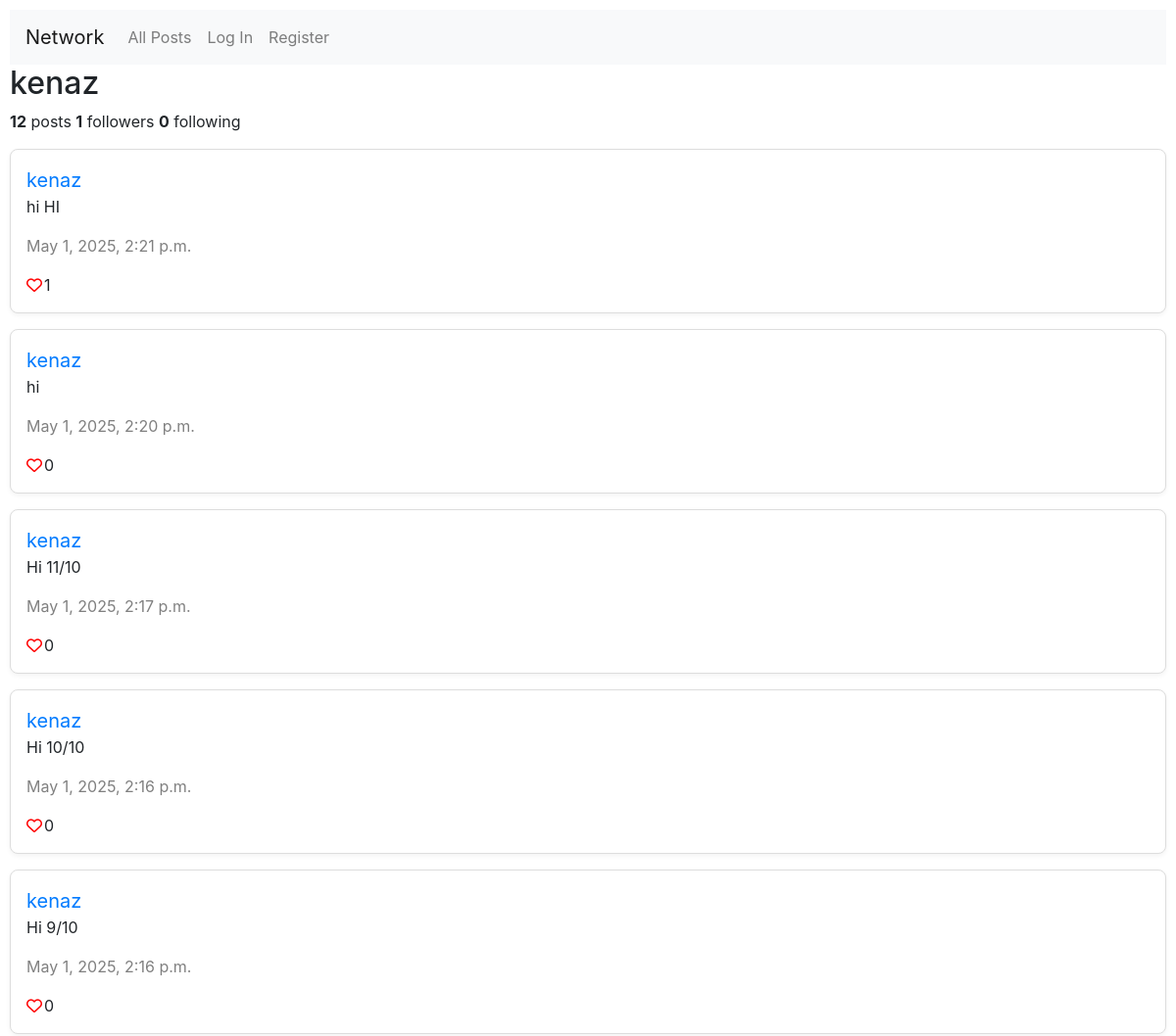
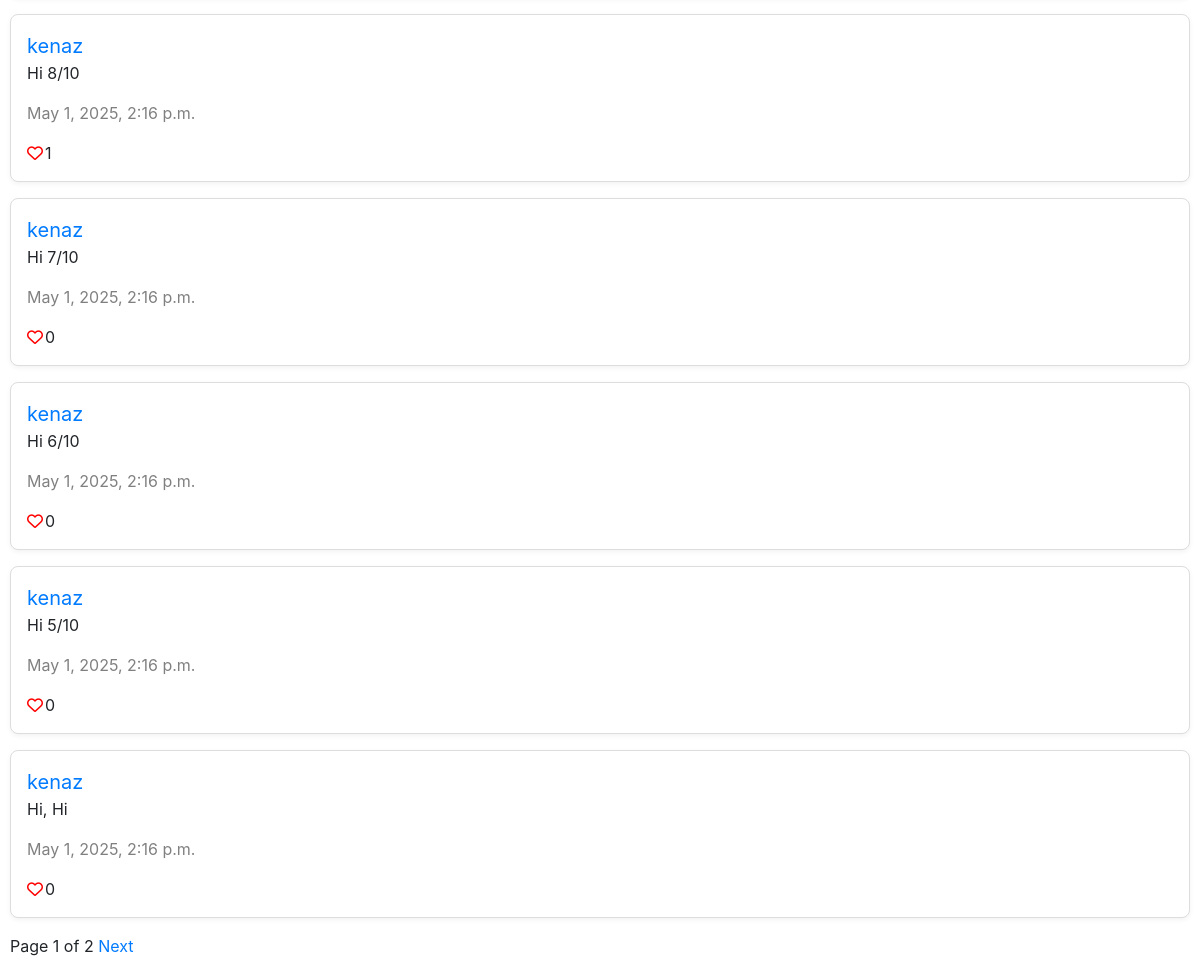
Page /kenaz on the committed database (2 pictures, top to bottom).
### network/models.py (models this page shows, shortened)
class User(AbstractUser):
    pass

class Post(models.Model):
    text = models.TextField()
    timestamp = models.DateTimeField(auto_now_add=True)
    likes = models.ManyToManyField(User, related_name="liked_posts", blank=True)
    user = models.ForeignKey(User, on_delete=models.CASCADE, related_name="posts")

### network/views.py (the view, shortened to what this page needs)
# urls.py: path("<str:username>", views.profile, name="profile"),
def profile(request, username):
    profile_user = User.objects.get(username=username)
    user_following = False
    if request.user.is_authenticated:
        user_following = Follow.objects.filter(follower=request.user, followed=profile_user).exists()
    followers = Follow.objects.filter(followed=profile_user).count()
    following = Follow.objects.filter(follower=profile_user).count()
    posts = Post.objects.filter(user=profile_user).order_by('-timestamp')
    paginator = Paginator(posts, 10)
    page_number = request.GET.get('page')
    page_obj = paginator.get_page(page_number)
    return render(request, "network/profile.html", {
        "followers": followers,
        "following": following,
        "page_obj": page_obj,
        "username": profile_user,
        "user_following": user_following,
        "posts": posts
    })

### network/templates/network/profile.html (shortened to what this page needs)
{% extends "network/layout.html" %}
{% block body %}
    <div>
        <h2>{{ username }}</h2>
        <p><strong>{{ posts.count }}</strong> posts  <strong>{{ followers }}</strong> followers  <strong>{{ following }}</strong> following</p>
    </div>
    {% for post in page_obj %}
    <div class="post" data-post-id="{{ post.id }}">
        <a href={% url 'profile' username=post.user %} style="text-decoration: none; font-size: 20px;">{{ post.user }}</a>
        <p class="post-text">{{ post.text }}</p>
        <p style="color: grey;">{{ post.timestamp }}</p>
        {% if user.is_authenticated %}<button class="like-button" style="border: none; background-color: white;"><i class ="{%if user in post.likes.all%} fa-solid {%else%} fa-regular{%endif%} fa-heart"></i></button>{% else %}<i class="fa-regular fa-heart"></i>{% endif %}<span class="like-count" style="padding-left: 2px;">{{ post.likes.count }}</span>
    </div>
    {% endfor %}
    {% if page_obj.paginator.num_pages > 1 %}
    <div class="pagination">
        <span>Page {{ page_obj.number }} of {{ page_obj.paginator.num_pages }}</span>
        {% if page_obj.has_next %}
        <a href="?page={{ page_obj.next_page_number }}">&nbsp;Next</a>
        {% endif %}
    </div>
    {% endif %}
{% endblock %}

### network/static/network/styles.css (style rules this page uses)
.post { border: 1px solid #ddd; border-radius: 8px; padding: 16px; margin-bottom: 16px; background-color: white; box-shadow: 0 2px 5px rgba(0,0,0,0.05); }
body { padding: 10px; }
.fa-heart { color: red; }

### rows in the picture
User: username "kenaz"
Post: user "kenaz", text "hi HI", timestamp "May 1, 2025, 2:21 p.m.", likes.count "1"
Post: user "kenaz", text "hi", timestamp "May 1, 2025, 2:20 p.m.", likes.count "0"
Post: user "kenaz", text "Hi 11/10", timestamp "May 1, 2025, 2:17 p.m.", likes.count "0"
Post: user "kenaz", text "Hi 10/10", timestamp "May 1, 2025, 2:16 p.m.", likes.count "0"
Post: user "kenaz", text "Hi 9/10", timestamp "May 1, 2025, 2:16 p.m.", likes.count "0"
Post: user "kenaz", text "Hi 8/10", timestamp "May 1, 2025, 2:16 p.m.", likes.count "1"
Post: user "kenaz", text "Hi 7/10", timestamp "May 1, 2025, 2:16 p.m.", likes.count "0"
Post: user "kenaz", text "Hi 6/10", timestamp "May 1, 2025, 2:16 p.m.", likes.count "0"
Post: user "kenaz", text "Hi 5/10", timestamp "May 1, 2025, 2:16 p.m.", likes.count "0"
Post: user "kenaz", text "Hi, Hi", timestamp "May 1, 2025, 2:16 p.m.", likes.count "0"

### other values in the picture
{{ posts.count }} "12"
{{ followers }} "1"
{{ following }} "0"
{{ page_obj.number }} "1"
{{ page_obj.paginator.num_pages }} "2"
